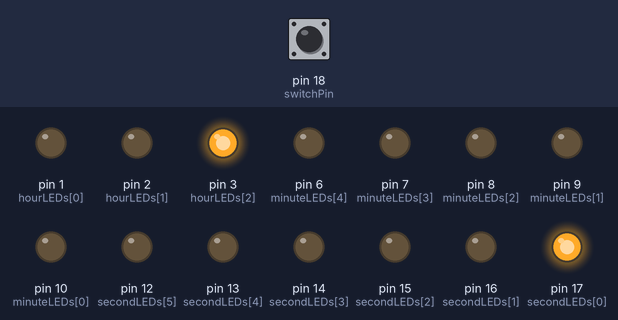
Bench run of a sketch on a simulated Arduino Uno, built with avr-gcc and run on an emulated ATmega328P. Parts: output pins drawn as LEDs (lit = HIGH). Dashed ring = blinking. Inputs (shaded band) come from the test bench; at power-on: pin 18 (switchPin) LOW.

Above: at 1.2 s.
1.3 s: pin 18 (switchPin) pulled HIGH for 1 s
At 1.75 s:
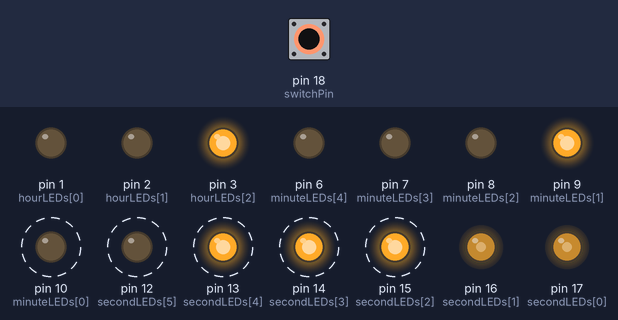
4.3 s: pin 18 (switchPin) pulled HIGH for 0.15 s
At 5.8 s:
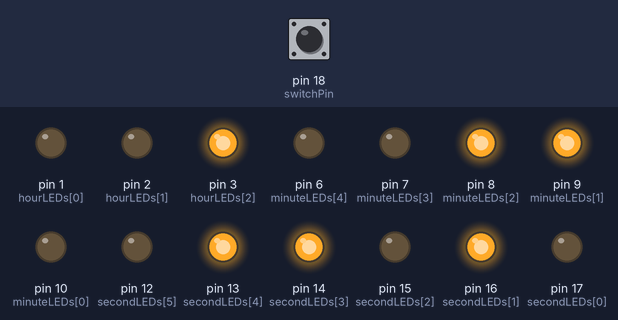
7.4 s: pin 18 (switchPin) pulled HIGH for 0.15 s
At 8.8 s:
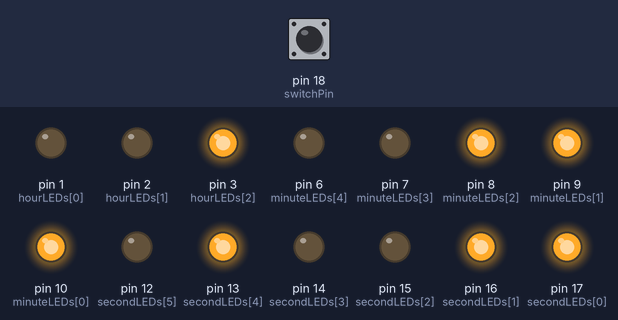
10.5 s: pin 18 (switchPin) pulled HIGH for 3.2 s
At 11.25 s:
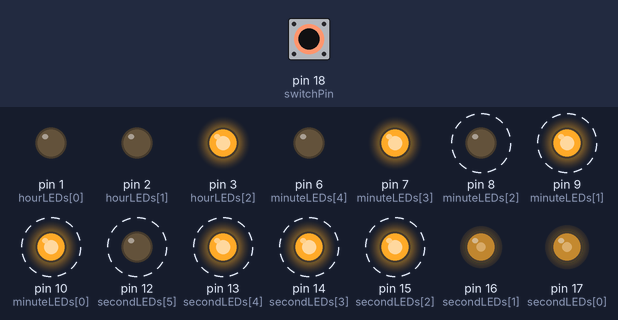
15.2 s: pin 18 (switchPin) pulled HIGH for 0.15 s
At 16.5 s:
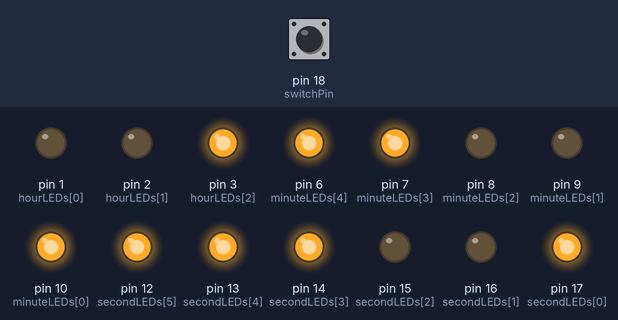
18.3 s: pin 18 (switchPin) pulled HIGH for 1 s
At 19.28 s:
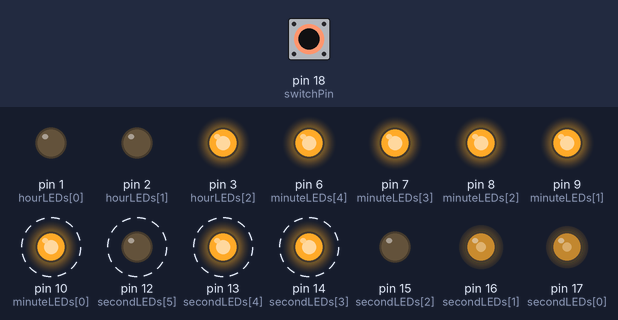
Timing chart, 0 to 25.5 s (numbered marks = the images above; inputs shaded):
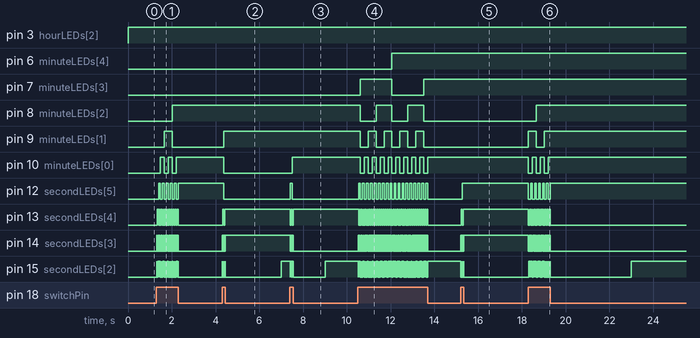

The sketch:

Project_29_lilypad_binary_clock.pde
```cpp
// Project 29 - Lilypad binary clock

#include <Time.h>

int hourLEDs[] = {1, 2, 3, 4}; // least sigificant bit frst
int minuteLEDs[] = {10, 9, 8, 7, 6, 5};
int secondLEDs[] = {17, 16, 15, 14, 13, 12};

int loopLEDs[] = {17, 16, 15, 14, 13, 12, 10, 9, 8, 7, 6, 5, 4, 3, 2, 1};

int switchPin = 18;

void setup()
{
  for (int i = 0; i < 4; i++)
  {
     pinMode(hourLEDs[i], OUTPUT);
  }
  for (int i = 0; i < 6; i++)
  {
     pinMode(minuteLEDs[i], OUTPUT);
  }
  for (int i = 0; i < 6; i++)
  {
     pinMode(secondLEDs[i], OUTPUT);
  }
  setTime(0);
}

void loop()
{
  if (digitalRead(switchPin))
  {
     adjustTime(1);
  }
  else if (minute() == 0 && second() == 0)
  {
    spin(hour());
  }
  updateDisplay();
  delay(1);
}

void updateDisplay()
{
  time_t t = now();
  setOutput(hourLEDs, 4, hourFormat12(t));
  setOutput(minuteLEDs, 6, minute(t));
  setOutput(secondLEDs, 6, second(t));
}


void setOutput(int *ledArray, int numLEDs, int value)
{
    for (int i = 0; i < numLEDs; i++)
    {
     digitalWrite(ledArray[i], bitRead(value, i));
    }
}


void spin(int count)
{
  for (int i = 0; i < count; i++)
  {
      for (int j = 0; j < 16; j++)
      {
         digitalWrite(loopLEDs[j], HIGH);
         delay(50);
         digitalWrite(loopLEDs[j], LOW);
      }
  }
}
```

Measured:
- after the input at 1.3 s, pin 8 (minuteLEDs[2]): LOW → HIGH after 0.72 s; pin 9 (minuteLEDs[1]): LOW → HIGH after 0.36 s, → LOW 0.36 s later
- after the input at 4.3 s, pin 9 (minuteLEDs[1]): LOW → HIGH after 0.08 s; pin 10 (minuteLEDs[0]), pin 12 (secondLEDs[5]): HIGH → LOW after 0.08 s; pin 13 (secondLEDs[4]): LOW → HIGH at once, → LOW 0.04 s later, → HIGH 0.05 s later; pin 14 (secondLEDs[3]): alternates HIGH for 0.02 s and LOW for 0.02 s, 7 changes in all, then stays HIGH, starting at once
- after the input at 7.4 s, pin 10 (minuteLEDs[0]): LOW → HIGH after 0.10 s; pin 12 (secondLEDs[5]): LOW → HIGH at once, → LOW 0.08 s later
- after the input at 10.5 s, pin 6 (minuteLEDs[4]): LOW → HIGH after 1.6 s; pin 7 (minuteLEDs[3]): LOW → HIGH after 0.12 s, → LOW 1.4 s later, → HIGH 1.4 s later
- after the input at 15.2 s, pin 12 (secondLEDs[5]): LOW → HIGH after 0.08 s; pin 13 (secondLEDs[4]): LOW → HIGH at once, → LOW 0.05 s later, → HIGH 0.05 s later
- after the input at 18.3 s, pin 8 (minuteLEDs[2]): LOW → HIGH after 0.36 s; pin 9 (minuteLEDs[1]): LOW → HIGH after 0.00 s instead of 0.70 s
